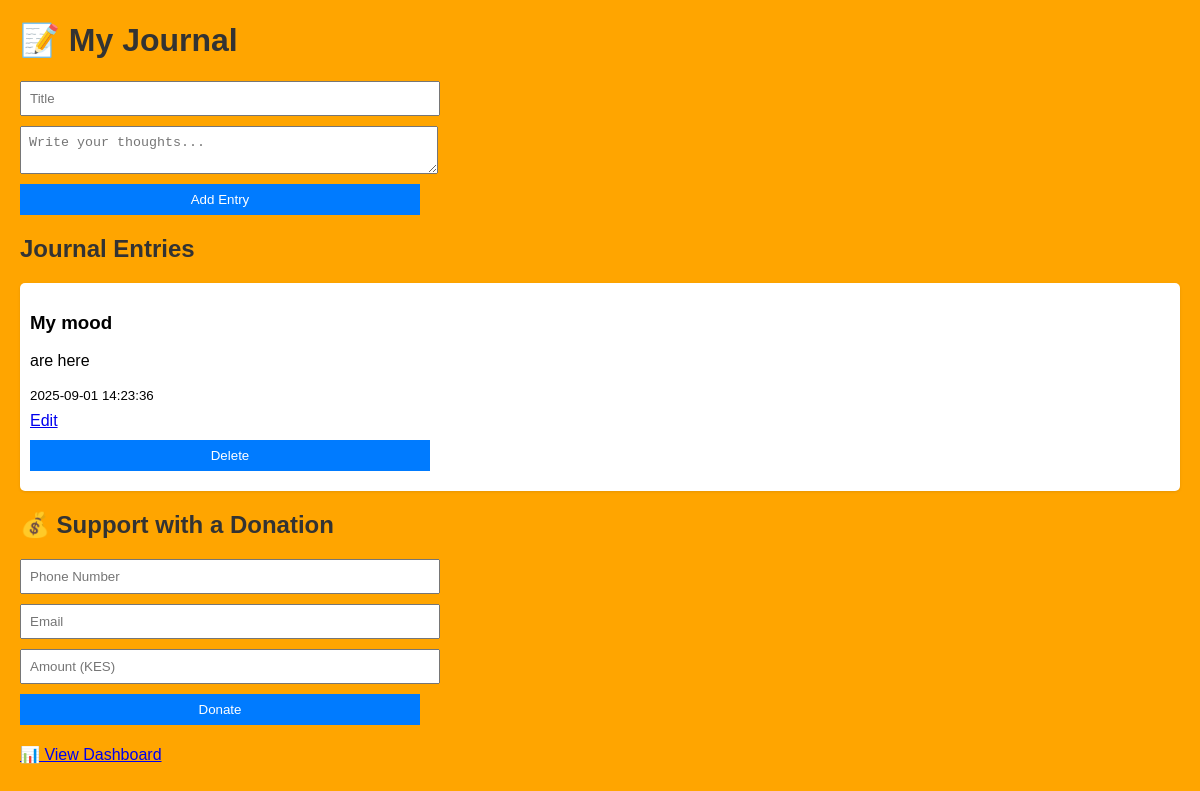
Before: / with the older database file.
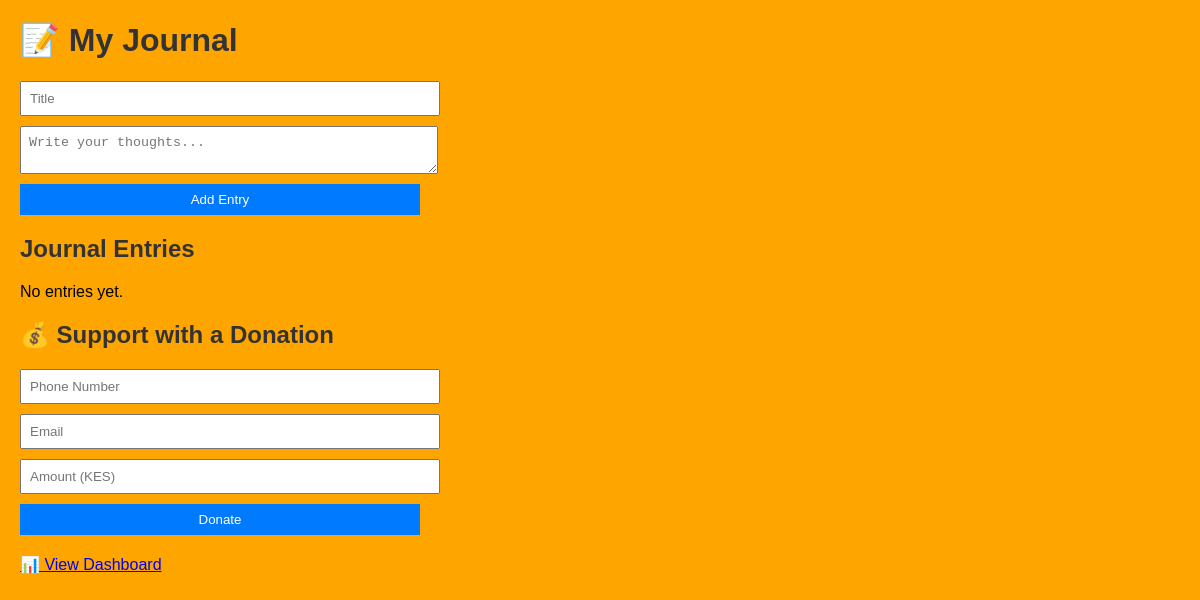
After: the same page with the newer database file.
### tables this page shows
CREATE TABLE journal_entries (
    id INTEGER PRIMARY KEY AUTOINCREMENT,
    title TEXT NOT NULL,
    content TEXT NOT NULL,
    created_at TIMESTAMP DEFAULT CURRENT_TIMESTAMP
);

### app.py (the view)
@app.route("/")
def home():
    conn = get_db()
    entries = conn.execute(
        "SELECT * FROM journal_entries ORDER BY created_at DESC"
    ).fetchall()
    conn.close()
    return render_template("index.html", entries=entries)

### app.py (called while the page is built)
def get_db():
    conn = sqlite3.connect("journal.db")
    conn.row_factory = sqlite3.Row
    return conn

### templates/index.html (shortened to what this page needs)
<!DOCTYPE html>
<html lang="en">
<head>
  <link rel="stylesheet" href="{{ url_for('static', filename='style.css') }}">
</head>
<body>
  <h1>📝 My Journal</h1>
  <form action="/add" method="POST">
    <input type="text" name="title" placeholder="Title" required>
    <textarea name="content" placeholder="Write your thoughts..." required></textarea>
    <button type="submit">Add Entry</button>
  </form>
  <h2>Journal Entries</h2>
  {% for entry in entries %}
    <div class="entry">
      <h3>{{ entry['title'] }}</h3>
      <p>{{ entry['content'] }}</p>
      <small>{{ entry['created_at'] }}</small>
      <div style="margin: 8px 0;">
        <a href="{{ url_for('edit_entry', entry_id=entry['id']) }}">Edit</a>
        <form action="{{ url_for('delete_entry', entry_id=entry['id']) }}" method="POST" style="display:inline;">
          <button type="submit">Delete</button>
        </form>
      </div>
    </div>
  {% else %}
    <p>No entries yet.</p>
  {% endfor %}
  <h2>💰 Support with a Donation</h2>
  <form action="/donate" method="POST">
    <input type="text" name="phone" placeholder="Phone Number" required>
    <input type="email" name="email" placeholder="Email" required>
    <input type="number" name="amount" step="0.01" placeholder="Amount (KES)" required>
    <button type="submit">Donate</button>
  </form>
  <a href="/dashboard">📊 View Dashboard</a>
</body>
</html>

### static/style.css (style rules this page uses)
body { font-family: Arial, sans-serif; margin: 20px; background: orange; }
h1, h2 { color: #333; }
form { margin-bottom: 20px; }
input, textarea, button { display: block; margin: 10px 0; padding: 8px; width: 100%; max-width: 400px; }
button { background: #007BFF; color: white; border: none; cursor: pointer; }

Changed rows visible on the page:
removed journal_entries: title "My mood", content "are here", created_at "2025-09-01 14:23:36"
Other visible differences:
text now shown: "No entries yet."
